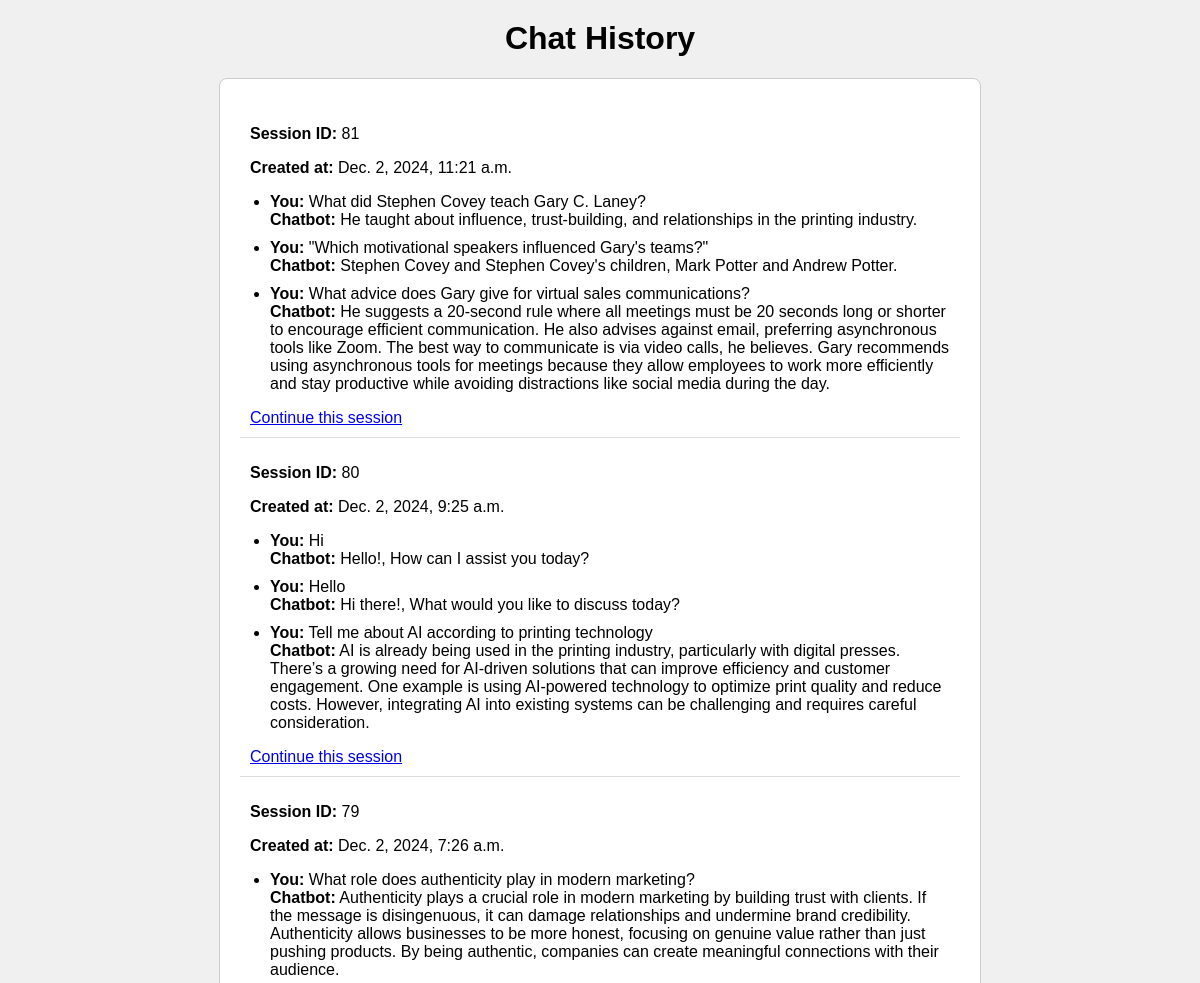
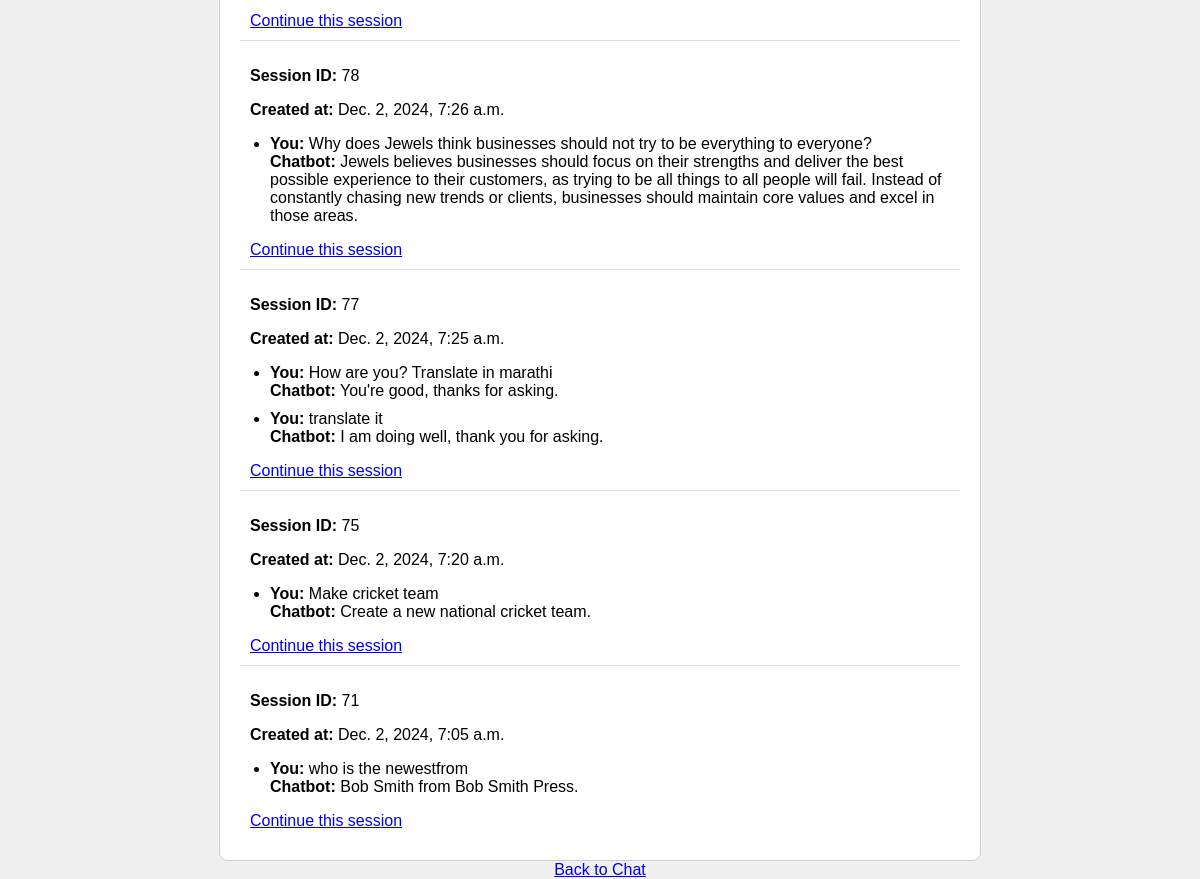
The app's page /chat_history/ (signed in) with its own data (2 pictures, top to bottom).
### ChatBot/models.py (models this page shows, shortened)
class ChatSession(models.Model):
    user = models.ForeignKey(User, on_delete=models.CASCADE)
    created_at = models.DateTimeField(auto_now_add=True)
    title = models.CharField(max_length=255, blank=True)  # Title can be auto-generated or renamed by user

class ChatMessage(models.Model):
    session = models.ForeignKey(ChatSession, related_name='messages', on_delete=models.CASCADE)
    question = models.TextField()
    response = models.TextField()
    created_at = models.DateTimeField(auto_now_add=True)

### ChatBot/views.py (the view)
# urls.py: path('chat_history/', views.chat_history_view, name='chat_history'),
@login_required
def chat_history_view(request):
    sessions = ChatSession.objects.filter(user=request.user).order_by('-created_at')
    return render(request, 'chatbot/chat_history.html', {'sessions': sessions})

### ChatBot/templates/chatbot/chat_history.html (shortened to what this page needs)
    <!DOCTYPE html>
    <html lang="en">
    <head>
    </head>
    <body>
        <h1>Chat History</h1>
        <div id="session-list">
            {% for session in sessions %}
                <div class="session">
                    <p><strong>Session ID:</strong> {{ session.id }}</p>
                    <p><strong>Created at:</strong> {{ session.created_at }}</p>
                    <ul>
                        {% for message in session.messages.all %}
                            <li>
                                <strong>You:</strong> {{ message.question }}<br>
                                <strong>Chatbot:</strong> {{ message.response }}
                            </li>
                        {% endfor %}
                    </ul>
                    <a href="{% url 'chat' session.id %}">Continue this session</a>
                </div>
            {% endfor %}
        </div>
        <a href="{% url 'chat' %}">Back to Chat</a>
    </body>
    </html>

### ChatBot/templates/chatbot/chat_history.html (style rules this page uses)
body { font-family: Arial, sans-serif; display: flex; flex-direction: column; align-items: center; margin: 0; padding: 0; background-color: #f0f0f0; }
h1 { margin-top: 20px; }
#session-list { width: 60%; max-width: 800px; background-color: white; border: 1px solid #ccc; border-radius: 8px; padding: 20px; }
.session { padding: 10px; border-bottom: 1px solid #ddd; }
.session:last-child { border-bottom: none; }
.session ul { padding-left: 20px; }
.session ul li { margin-bottom: 10px; }

### records on screen
ChatSession: id "81", created_at "Dec. 2, 2024, 11:21 a.m."
ChatMessage: question "What did Stephen Covey teach Gary C. Laney?", response "He taught about influence, trust-building, and relationships in the printing industry."
ChatMessage: question "\"Which motivational speakers influenced Gary's teams?\"", response "Stephen Covey and Stephen Covey's children, Mark Potter and Andrew Potter."
ChatMessage: question "What advice does Gary give for virtual sales communications?", response "He suggests a 20-second rule where all meetings must be 20 seconds long or shorter to encourage efficient communication. He also advises against email, preferring asynchronous tools like Zoom. The best way to communicate is via video calls, he believes. Gary recommends using asynchronous tools for meetings because they allow employees to work more efficiently and stay productive while avoiding distractions like social media during the day."
ChatSession: id "80", created_at "Dec. 2, 2024, 9:25 a.m."
ChatMessage: question "Hi", response "Hello!, How can I assist you today?"
ChatMessage: question "Hello", response "Hi there!, What would you like to discuss today?"
ChatMessage: question "Tell me about AI according to printing technology", response "AI is already being used in the printing industry, particularly with digital presses. There’s a growing need for AI-driven solutions that can improve efficiency and customer engagement. One example is using AI-powered technology to optimize print quality and reduce costs. However, integrating AI into existing systems can be challenging and requires careful consideration."
ChatSession: id "79", created_at "Dec. 2, 2024, 7:26 a.m."
ChatMessage: question "What role does authenticity play in modern marketing?", response "Authenticity plays a crucial role in modern marketing by building trust with clients. If the message is disingenuous, it can damage relationships and undermine brand credibility. Authenticity allows businesses to be more honest, focusing on genuine value rather than just pushing products. By being authentic, companies can create meaningful connections with their audience."
ChatSession: id "78", created_at "Dec. 2, 2024, 7:26 a.m."
ChatMessage: question "Why does Jewels think businesses should not try to be everything to everyone?", response "Jewels believes businesses should focus on their strengths and deliver the best possible experience to their customers, as trying to be all things to all people will fail. Instead of constantly chasing new trends or clients, businesses should maintain core values and excel in those areas."
ChatSession: id "77", created_at "Dec. 2, 2024, 7:25 a.m."
ChatMessage: question "How are you? Translate in marathi", response "You're good, thanks for asking."
ChatMessage: question "translate it", response "I am doing well, thank you for asking."
ChatSession: id "75", created_at "Dec. 2, 2024, 7:20 a.m."
ChatMessage: question "Make cricket team", response "Create a new national cricket team."
ChatSession: id "71", created_at "Dec. 2, 2024, 7:05 a.m."
ChatMessage: question "who is the newestfrom", response "Bob Smith from Bob Smith Press."
